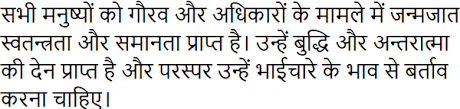
#> input picture src/Tesseract-OCR/hindiocr.png, 460 x 109 px
$ python -i myscanner.py   (imports and definitions only)
#> lines starting #> are read from the running program, lines starting #| are printed output that depends on the picture; after the words box and inside, x2 and y2 are one past the last pixel; in counts of white or black regions, pixels touching at a corner belong together
import cv2
import numpy as np
from .mapper import mapp
import os
#from skimage.filters import threshold_local


class Scanner:
    def __init__(self, filepath):
#> called with filepath = 'Tesseract-OCR/hindiocr.png'
        self.image= cv2.imread(filepath)
#> self.image is the input picture: shape (109, 460, 3); mean B, G, R 220.7, 220.5, 220.3
        self.path, self.basename= os.path.split(filepath)
        self.fname, self.ext= os.path.splitext(self.basename)
        print("File naem is {}".format(self.fname))
        print("File extensiton is {}".format(self.ext))
        print("Path is {}".format(self.path))

    def getpath(self, suffix):
        nname= "".join([self.fname,suffix,self.ext])
        return os.path.join(self.path, nname)


    def preprocess(self):
        w, h, _= self.image.shape
#> w = 109; h = 460
        nh= 1200
        nw= int((w/ h) * 1200)
#> nw = 284
        self.image= cv2.resize(self.image, (nh, nw))
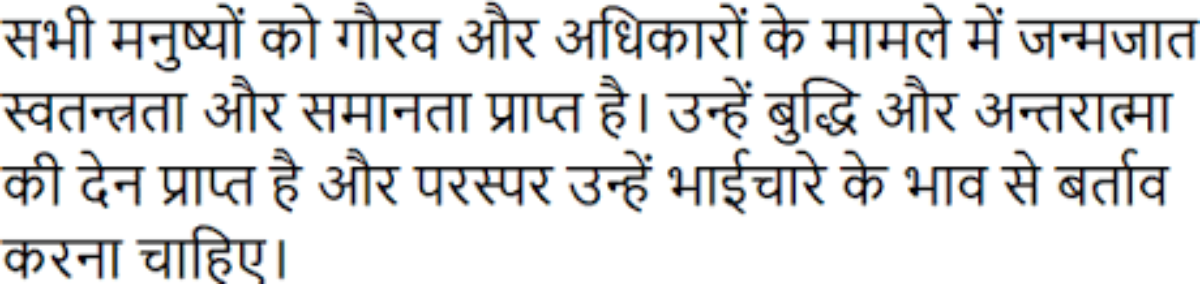
#> self.image: shape (284, 1200, 3); mean B, G, R 220.7, 220.5, 220.3
        self.orig= self.image.copy()
        self.gray= cv2.cvtColor(self.image, cv2.COLOR_BGR2RGB)
        self.blurred=cv2.GaussianBlur(self.gray,(5,5),0)
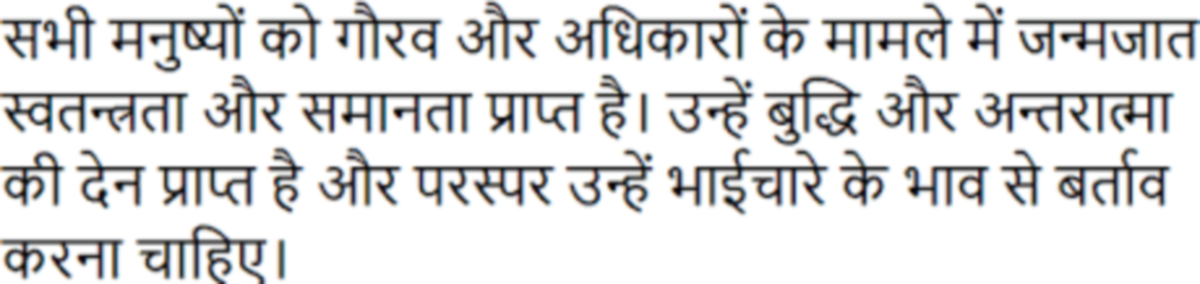
#> self.blurred: shape (284, 1200, 3); mean R, G, B 220.3, 220.5, 220.7
        self.edged=cv2.Canny(self.blurred,30,50)
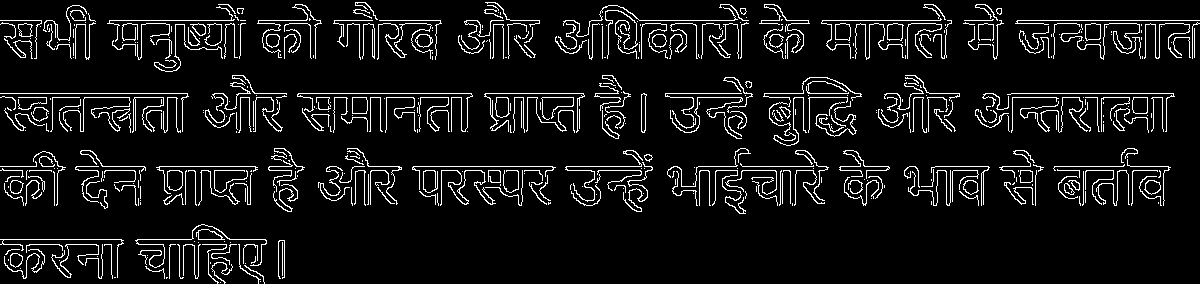
#> self.edged: shape (284, 1200); 7.7% white in thin lines or dots

        self.width, self.height, _= self.image.shape
#> self.width = 284; self.height = 1200
        self.area= self.width* self.height
#> self.area = 340800
        return self.edged, self.image

    # [77 lines left out: functions get_contours, get_best, draw_all_contours, draw_contours, transform, enhance and 1 more, not called in this run]


'''
sc= Scanner("imgs/page.jpg")
#sc= Scanner("imgs/book_page.jpeg")

edged, image= sc.preprocess()

contours= sc.get_contours(edged)


# [4 lines of commented-out code are left out]


target= sc.get_best(contours)


outline= sc.draw_contours(image, target)
cv2.imshow("Outline", outline)
out= sc.transform(image, target)
cv2.imshow("Output", out)

#out= sc.enhance(out)
#cv2.imshow("Enchanced", out)

cv2.waitKey(0)
cv2.destroyAllWindows()
'''

>>> result = Scanner('Tesseract-OCR/hindiocr.png').preprocess()

$ run again, on src/Tesseract-OCR/ocrimg.png
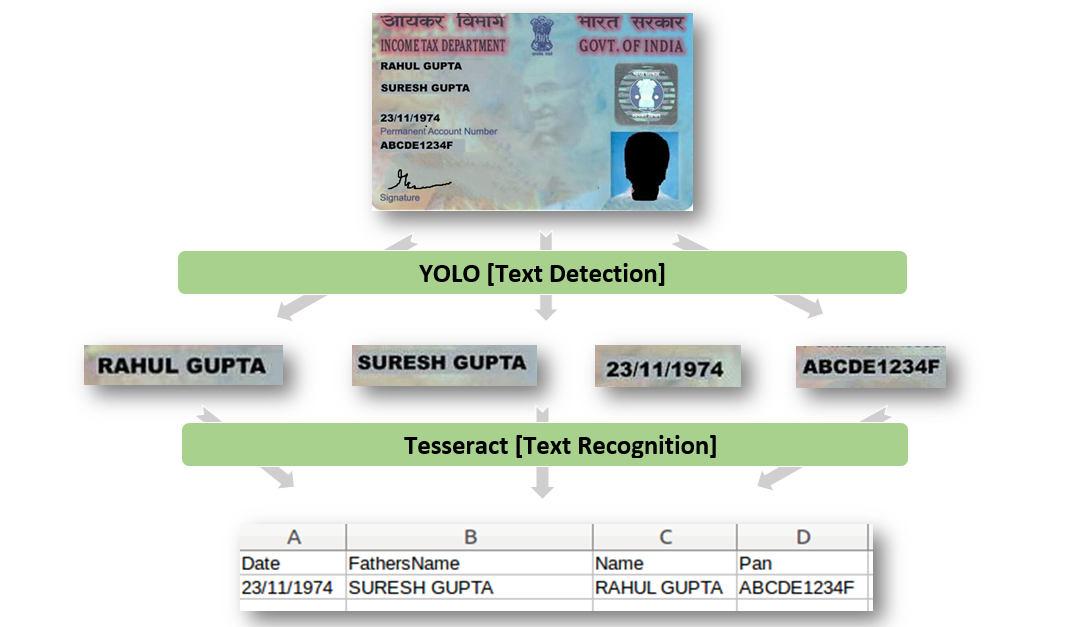
#> input picture src/Tesseract-OCR/ocrimg.png, 1087 x 627 px
#> in __init__, self.image is the input picture: shape (627, 1087, 3); mean B, G, R 224.2, 229.6, 224.7
#> self.image: shape (692, 1200, 3)
#> in preprocess, `self.edged=cv2.Canny(self.blurred,30,50)`:
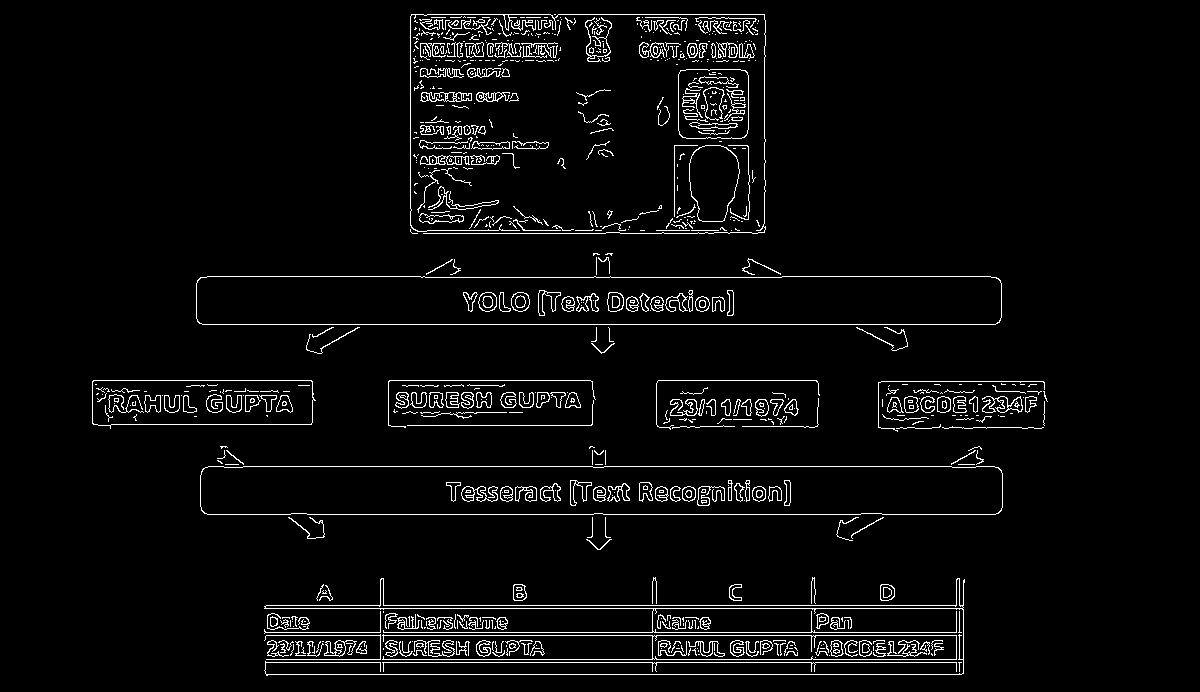
#> self.edged: shape (692, 1200); 4% white in thin lines or dots, all inside (x1, y1, x2, y2) = (92, 14, 1048, 676)

$ run again, on src/Tesseract-OCR/testocr.png
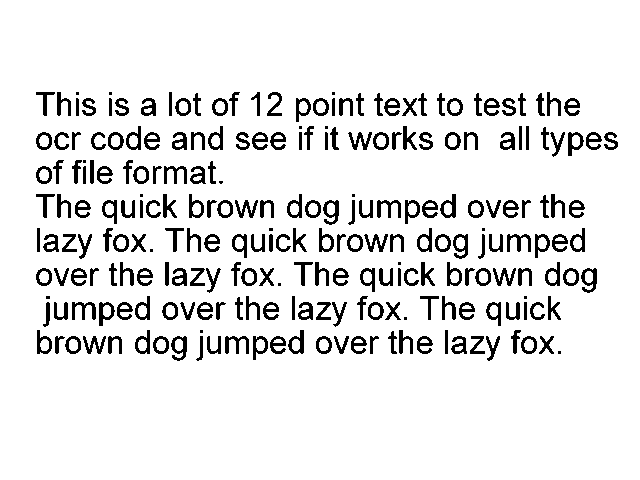
#> input picture src/Tesseract-OCR/testocr.png, 640 x 480 px
#> in __init__, self.image is the input picture: shape (480, 640, 3); 90.5% white; 239 black regions (19 under 20 px), largest, box (x1, y1, x2, y2) and area: (72, 302, 96, 320) 207, (377, 200, 401, 218) 206, (225, 336, 249, 354) 206
#> in preprocess, `self.image= cv2.resize(self.image, (nh, nw))`:
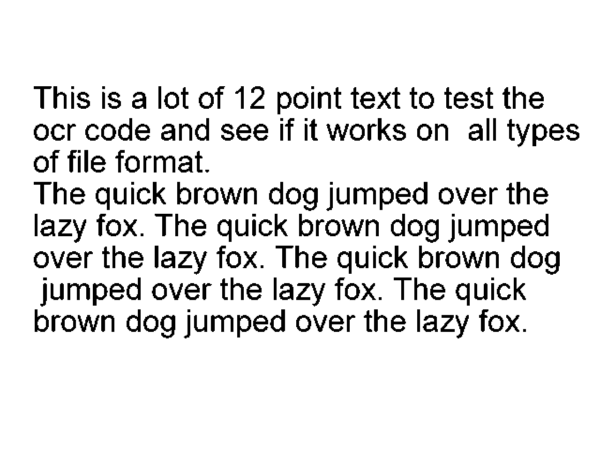
#> self.image: shape (900, 1200, 3) (shown at 1/2 size); min 0, max 255, mean 230.9
#> in preprocess, `self.edged=cv2.Canny(self.blurred,30,50)`:
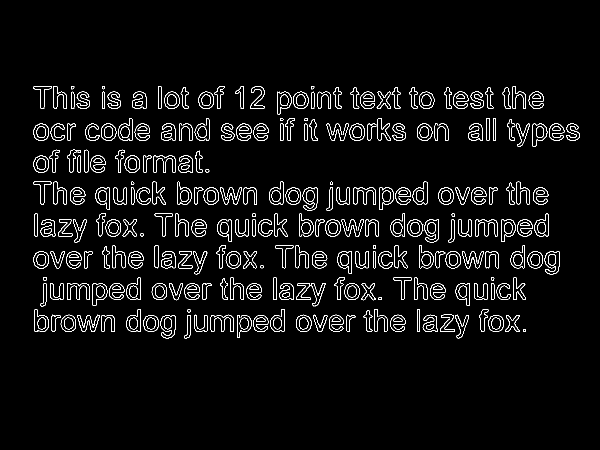
#> self.edged: shape (900, 1200) (shown at 1/2 size); 3.7% white in thin lines or dots, all inside (x1, y1, x2, y2) = (67, 172, 1159, 677)
